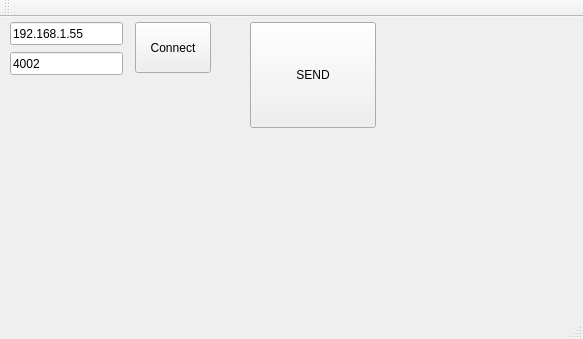
<?xml version="1.0" encoding="UTF-8"?>
<ui version="4.0">
 <class>Client</class>
 <widget class="QMainWindow" name="Client">
  <property name="geometry">
   <rect>
    <x>0</x>
    <y>0</y>
    <width>583</width>
    <height>339</height>
   </rect>
  </property>
  <property name="windowTitle">
   <string>Client</string>
  </property>
  <widget class="QWidget" name="centralWidget">
   <widget class="QLineEdit" name="hostLineEdit">
    <property name="geometry">
     <rect>
      <x>10</x>
      <y>5</y>
      <width>113</width>
      <height>23</height>
     </rect>
    </property>
    <property name="text">
     <string>192.168.1.55</string>
    </property>
   </widget>
   <widget class="QLineEdit" name="portLineEdit">
    <property name="geometry">
     <rect>
      <x>10</x>
      <y>35</y>
      <width>113</width>
      <height>23</height>
     </rect>
    </property>
    <property name="text">
     <string>4002</string>
    </property>
   </widget>
   <widget class="QPushButton" name="bt_hostconnect">
    <property name="geometry">
     <rect>
      <x>135</x>
      <y>5</y>
      <width>76</width>
      <height>51</height>
     </rect>
    </property>
    <property name="text">
     <string>Connect</string>
    </property>
   </widget>
   <widget class="QPushButton" name="bt_bytearrysend">
    <property name="geometry">
     <rect>
      <x>250</x>
      <y>5</y>
      <width>126</width>
      <height>106</height>
     </rect>
    </property>
    <property name="text">
     <string>SEND</string>
    </property>
   </widget>
  </widget>
  <widget class="QMenuBar" name="menuBar">
   <property name="geometry">
    <rect>
     <x>0</x>
     <y>0</y>
     <width>583</width>
     <height>20</height>
    </rect>
   </property>
  </widget>
  <widget class="QToolBar" name="mainToolBar">
   <attribute name="toolBarArea">
    <enum>TopToolBarArea</enum>
   </attribute>
   <attribute name="toolBarBreak">
    <bool>false</bool>
   </attribute>
  </widget>
  <widget class="QStatusBar" name="statusBar"/>
 </widget>
 <layoutdefault spacing="6" margin="11"/>
 <resources/>
 <connections/>
</ui>
